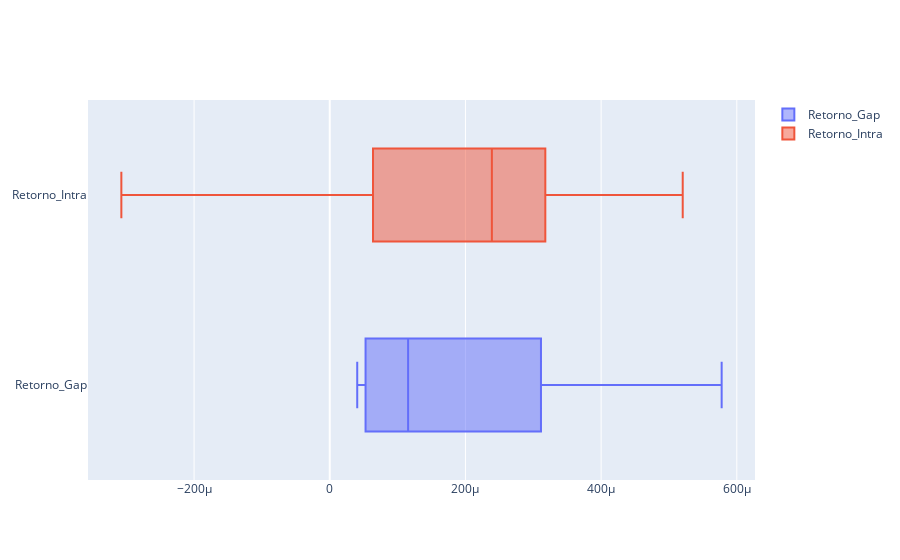

Write notebook code for a chart like this one.
### Markdown cell above
DISTRIBUCION DATOS INTRADIARIOS Y GAP FILTRADOS

### Code cell
x0 = data_gap['Retorno_Gap']
x1 = data_intra['Retorno_Intra']

fig = go.Figure()
fig.add_trace(go.Box(x=x0, name='Retorno_Gap'))
fig.add_trace(go.Box(x=x1, name='Retorno_Intra'))

fig.show()

### Figure 1 — Plotly figure (JSON) as saved in the notebook; plotly's stock layout.template omitted (floating-point values rounded to 4 significant figures)
{"data": [{"name": "Retorno_Gap", "type": "box", "x": [4.051e-05, 0.0005777, 0.0001155, 5.686e-05, 0.0002226]}, {"name": "Retorno_Intra", "type": "box", "x": [-0.0003072, 0.0001874, 0.000239, 0.0005203, 0.0002502]}], "layout": {}}
